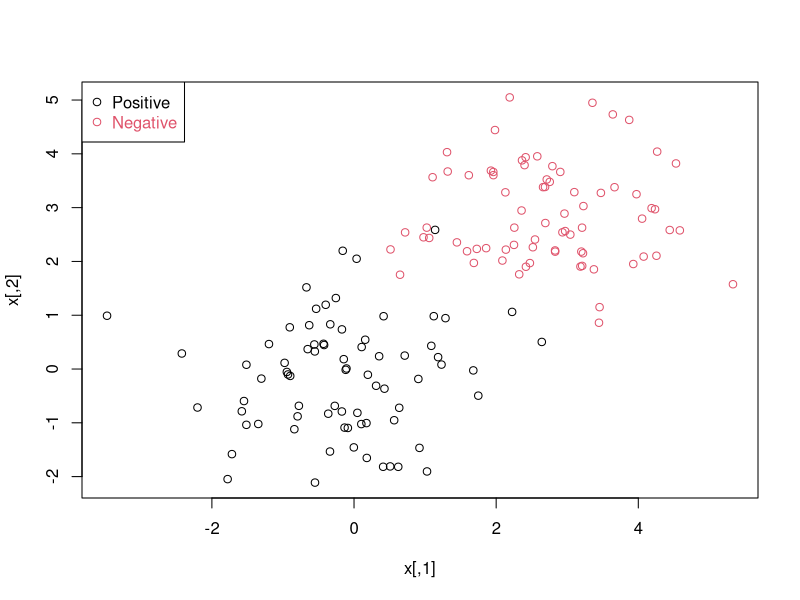
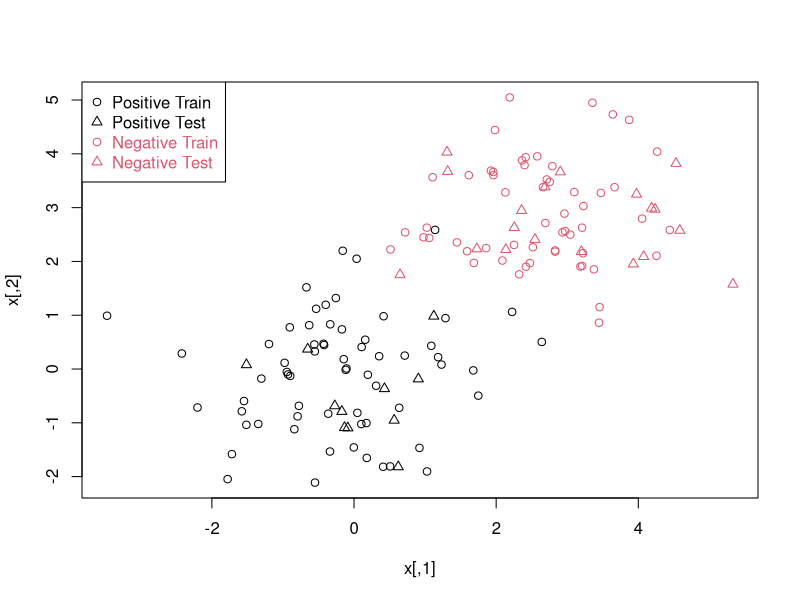
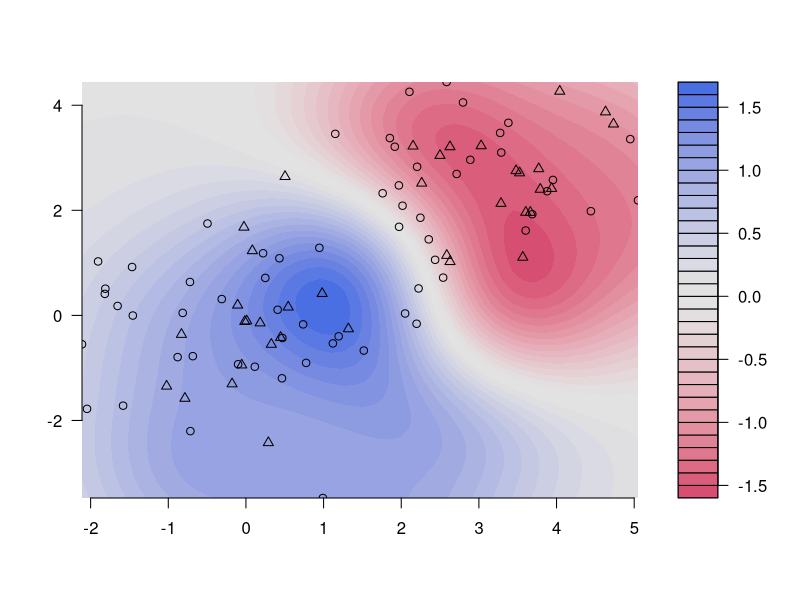

These charts were generated, in order, by the following R code: (Note: this script raises an error after producing the figures.)
n <- 150
p <- 2
sigma <- 1
meanpos <- 0
meanneg <- 3
npos <- round(n/2)
nneg <- n-npos
# Generate the positive and negative examples
xpos <- matrix(rnorm(npos*p,mean=meanpos,sd=sigma),npos,p)
xneg <- matrix(rnorm(nneg*p,mean=meanneg,sd=sigma),npos,p)
x <- rbind(xpos,xneg)
# Generate the labels
y <- matrix(c(rep(1,npos),rep(-1,nneg)))
plot(x,col=ifelse(y>0,1,2))
legend("topleft",c('Positive','Negative'),col=seq(2),pch=1,text.col=seq(2))
#Prepare a training and a test set ##
ntrain <- round(n*0.8) # number of training examples
tindex <- sample(n,ntrain) # indices of training samples
xtrain <- x[tindex,]
xtest <- x[-tindex,]
ytrain <- y[tindex]
ytest <- y[-tindex]
istrain=rep(0,n)
istrain[tindex]=1
plot(x,col=ifelse(y>0,1,2),pch=ifelse(istrain==1,1,2))
legend("topleft",c('Positive Train','Positive Test','Negative Train','Negative Test'),
       col=c(1,1,2,2),pch=c(1,2,1,2),text.col=c(1,1,2,2))
library(kernlab)
#svp <- ksvm(xtrain,ytrain,type="C-svc",kernel='vanilladot',C=100,scaled=c())
svp <- ksvm(x,y,type="C-svc",kernel='rbf',kpar=list(sigma=1),C=1)


plot(svp,data=xtrain)
# Predict labels on test
ypred = predict(svp,xtest)
table(ytest,ypred)
# Compute accuracy
sum(ypred==ytest)/length(ytest)
# Compute at the prediction scores
ypredscore = predict(svp,xtest,type="decision")
# Check that the predicted labels are the signs of the scores
table(ypredscore > 0,ypred)
# Package to compute ROC curve, precision-recall etc...
library(ROCR)
pred <- prediction(ypredscore,ytest)
# Plot ROC curve
perf <- performance(pred, measure = "tpr", x.measure = "fpr")
plot(perf)
# Plot precision/recall curve
perf <- performance(pred, measure = "prec", x.measure = "rec")
plot(perf)
# Plot accuracy as function of threshold
perf <- performance(pred, measure = "acc")
plot(perf)
